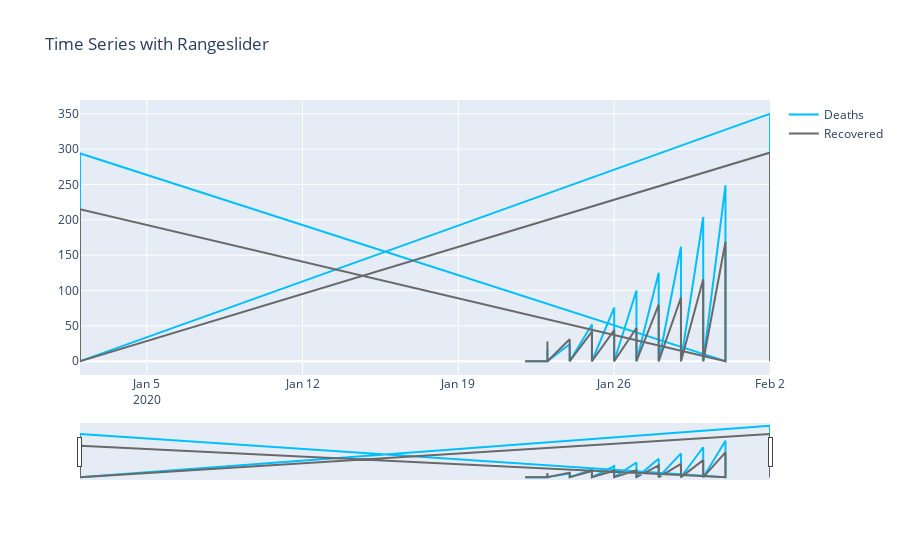

Notebook cell for this chart:
### Code cell
import plotly.graph_objects as go
import pandas as pd

#df = pd.read_csv("https://raw.githubusercontent.com/plotly/datasets/master/finance-charts-apple.csv")

fig = go.Figure()
fig.add_trace(go.Scatter(x=China_data.date, y=China_data['Deaths'], name="Deaths",
                         line_color='deepskyblue'))

fig.add_trace(go.Scatter(x=China_data.date, y=China_data['Recovered'], name="Recovered",
                         line_color='dimgray'))

fig.update_layout(title_text='Time Series with Rangeslider',
                  xaxis_rangeslider_visible=True)
fig.show()

### Figure 1 — Plotly figure (JSON) as saved in the notebook; plotly's stock layout.template omitted (floating-point values rounded to 4 significant figures; data arrays with more than 128 entries replaced by an {"elided": "..."} marker saying what was removed)
{"data": [{"line": {"color": "deepskyblue"}, "name": "Deaths", "type": "scatter", "x": {"elided": "370 str values"}, "y": {"elided": "370 int values"}}, {"line": {"color": "dimgray"}, "name": "Recovered", "type": "scatter", "x": {"elided": "370 str values"}, "y": {"elided": "370 int values"}}], "layout": {"title": {"text": "Time Series with Rangeslider"}, "xaxis": {"rangeslider": {"visible": true}}}}
